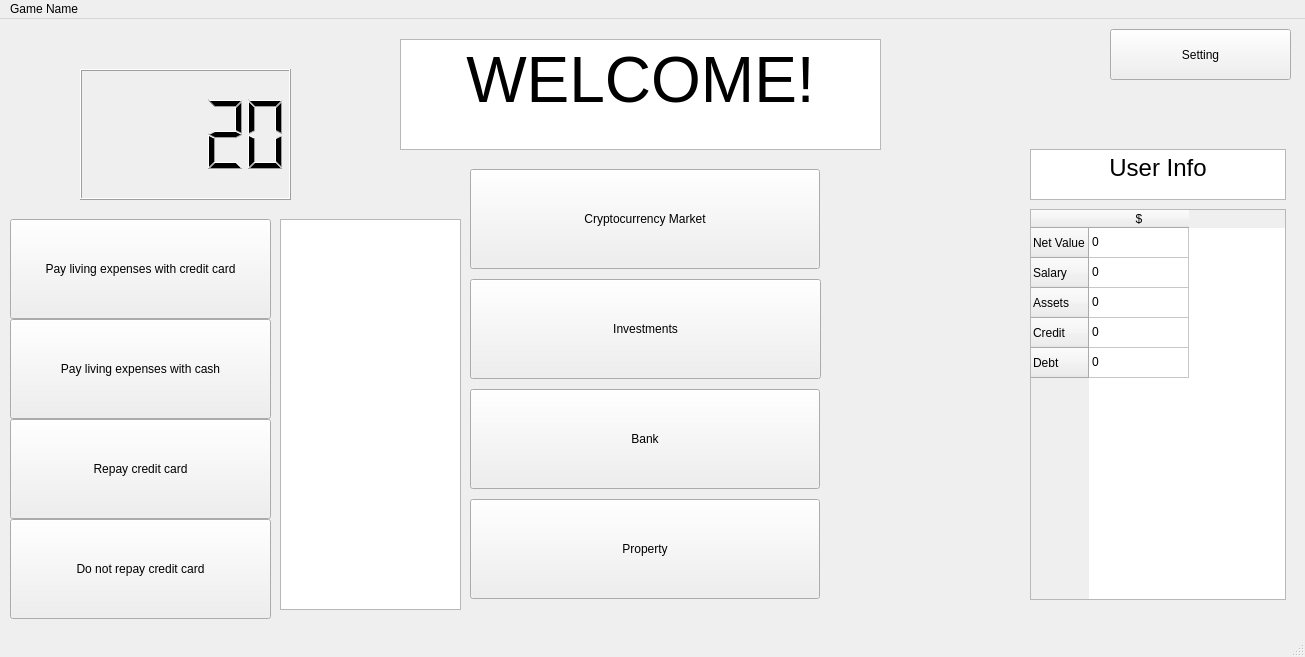
<?xml version="1.0" encoding="UTF-8"?>
<ui version="4.0">
 <class>MainWindow</class>
 <widget class="QMainWindow" name="MainWindow">
  <property name="geometry">
   <rect>
    <x>0</x>
    <y>0</y>
    <width>1305</width>
    <height>657</height>
   </rect>
  </property>
  <property name="windowTitle">
   <string>MainWindow</string>
  </property>
  <widget class="QWidget" name="centralwidget">
   <widget class="QPushButton" name="SettingButton">
    <property name="geometry">
     <rect>
      <x>1110</x>
      <y>10</y>
      <width>181</width>
      <height>51</height>
     </rect>
    </property>
    <property name="text">
     <string>Setting</string>
    </property>
   </widget>
   <widget class="QTableWidget" name="tableWidget">
    <property name="geometry">
     <rect>
      <x>1030</x>
      <y>190</y>
      <width>256</width>
      <height>391</height>
     </rect>
    </property>
    <row>
     <property name="text">
      <string>Net Value</string>
     </property>
    </row>
    <row>
     <property name="text">
      <string>Salary</string>
     </property>
    </row>
    <row>
     <property name="text">
      <string>Assets</string>
     </property>
    </row>
    <row>
     <property name="text">
      <string>Credit</string>
     </property>
    </row>
    <row>
     <property name="text">
      <string>Debt</string>
     </property>
    </row>
    <column>
     <property name="text">
      <string>$</string>
     </property>
    </column>
    <item row="0" column="0">
     <property name="text">
      <string>0</string>
     </property>
    </item>
    <item row="1" column="0">
     <property name="text">
      <string>0</string>
     </property>
    </item>
    <item row="2" column="0">
     <property name="text">
      <string>0</string>
     </property>
    </item>
    <item row="3" column="0">
     <property name="text">
      <string>0</string>
     </property>
    </item>
    <item row="4" column="0">
     <property name="text">
      <string>0</string>
     </property>
    </item>
   </widget>
   <widget class="QTextBrowser" name="textBrowser">
    <property name="geometry">
     <rect>
      <x>400</x>
      <y>20</y>
      <width>481</width>
      <height>111</height>
     </rect>
    </property>
    <property name="html">
     <string>&lt;!DOCTYPE HTML PUBLIC &quot;-//W3C//DTD HTML 4.0//EN&quot; &quot;http://www.w3.org/TR/REC-html40/strict.dtd&quot;&gt;
&lt;html&gt;&lt;head&gt;&lt;meta name=&quot;qrichtext&quot; content=&quot;1&quot; /&gt;&lt;style type=&quot;text/css&quot;&gt;
p, li { white-space: pre-wrap; }
&lt;/style&gt;&lt;/head&gt;&lt;body style=&quot; font-family:'.SF NS Text'; font-size:13pt; font-weight:400; font-style:normal;&quot;&gt;
&lt;p align=&quot;center&quot; style=&quot; margin-top:0px; margin-bottom:0px; margin-left:0px; margin-right:0px; -qt-block-indent:0; text-indent:0px;&quot;&gt;&lt;span style=&quot; font-family:'Gulim'; font-size:48pt;&quot;&gt;WELCOME!&lt;/span&gt;&lt;/p&gt;&lt;/body&gt;&lt;/html&gt;</string>
    </property>
   </widget>
   <widget class="QTextBrowser" name="textBrowser_2">
    <property name="geometry">
     <rect>
      <x>1030</x>
      <y>130</y>
      <width>256</width>
      <height>51</height>
     </rect>
    </property>
    <property name="html">
     <string>&lt;!DOCTYPE HTML PUBLIC &quot;-//W3C//DTD HTML 4.0//EN&quot; &quot;http://www.w3.org/TR/REC-html40/strict.dtd&quot;&gt;
&lt;html&gt;&lt;head&gt;&lt;meta name=&quot;qrichtext&quot; content=&quot;1&quot; /&gt;&lt;style type=&quot;text/css&quot;&gt;
p, li { white-space: pre-wrap; }
&lt;/style&gt;&lt;/head&gt;&lt;body style=&quot; font-family:'.SF NS Text'; font-size:13pt; font-weight:400; font-style:normal;&quot;&gt;
&lt;p align=&quot;center&quot; style=&quot; margin-top:0px; margin-bottom:0px; margin-left:0px; margin-right:0px; -qt-block-indent:0; text-indent:0px;&quot;&gt;&lt;span style=&quot; font-family:'Gulim'; font-size:18pt;&quot;&gt;User Info&lt;/span&gt;&lt;/p&gt;&lt;/body&gt;&lt;/html&gt;</string>
    </property>
   </widget>
   <widget class="QLCDNumber" name="lcdNumber">
    <property name="geometry">
     <rect>
      <x>80</x>
      <y>50</y>
      <width>211</width>
      <height>131</height>
     </rect>
    </property>
    <property name="value" stdset="0">
     <double>20.000000000000000</double>
    </property>
    <property name="intValue" stdset="0">
     <number>20</number>
    </property>
   </widget>
   <widget class="QPushButton" name="CryptoButton">
    <property name="geometry">
     <rect>
      <x>470</x>
      <y>150</y>
      <width>350</width>
      <height>100</height>
     </rect>
    </property>
    <property name="text">
     <string>Cryptocurrency Market</string>
    </property>
   </widget>
   <widget class="QPushButton" name="InvestmentButton">
    <property name="geometry">
     <rect>
      <x>470</x>
      <y>260</y>
      <width>351</width>
      <height>100</height>
     </rect>
    </property>
    <property name="text">
     <string>Investments</string>
    </property>
   </widget>
   <widget class="QPushButton" name="BankButton">
    <property name="geometry">
     <rect>
      <x>470</x>
      <y>370</y>
      <width>350</width>
      <height>100</height>
     </rect>
    </property>
    <property name="text">
     <string>Bank</string>
    </property>
   </widget>
   <widget class="QPushButton" name="PropertyButton">
    <property name="geometry">
     <rect>
      <x>470</x>
      <y>480</y>
      <width>350</width>
      <height>100</height>
     </rect>
    </property>
    <property name="text">
     <string>Property</string>
    </property>
   </widget>
   <widget class="QPushButton" name="living_credit">
    <property name="geometry">
     <rect>
      <x>10</x>
      <y>200</y>
      <width>261</width>
      <height>100</height>
     </rect>
    </property>
    <property name="text">
     <string>Pay living expenses with credit card</string>
    </property>
   </widget>
   <widget class="QPushButton" name="living_savings">
    <property name="geometry">
     <rect>
      <x>10</x>
      <y>300</y>
      <width>261</width>
      <height>100</height>
     </rect>
    </property>
    <property name="text">
     <string>Pay living expenses with cash</string>
    </property>
   </widget>
   <widget class="QPushButton" name="card_notrepay">
    <property name="geometry">
     <rect>
      <x>10</x>
      <y>500</y>
      <width>261</width>
      <height>100</height>
     </rect>
    </property>
    <property name="text">
     <string>Do not repay credit card</string>
    </property>
   </widget>
   <widget class="QPushButton" name="card_repay">
    <property name="geometry">
     <rect>
      <x>10</x>
      <y>400</y>
      <width>261</width>
      <height>100</height>
     </rect>
    </property>
    <property name="text">
     <string>Repay credit card</string>
    </property>
   </widget>
   <widget class="QListWidget" name="fee_payment">
    <property name="geometry">
     <rect>
      <x>280</x>
      <y>200</y>
      <width>181</width>
      <height>391</height>
     </rect>
    </property>
   </widget>
  </widget>
  <widget class="QMenuBar" name="menubar">
   <property name="geometry">
    <rect>
     <x>0</x>
     <y>0</y>
     <width>1305</width>
     <height>22</height>
    </rect>
   </property>
   <widget class="QMenu" name="menuMainWindow">
    <property name="title">
     <string>Game Name</string>
    </property>
   </widget>
   <addaction name="menuMainWindow"/>
  </widget>
  <widget class="QStatusBar" name="statusbar"/>
 </widget>
 <resources/>
 <connections/>
</ui>
